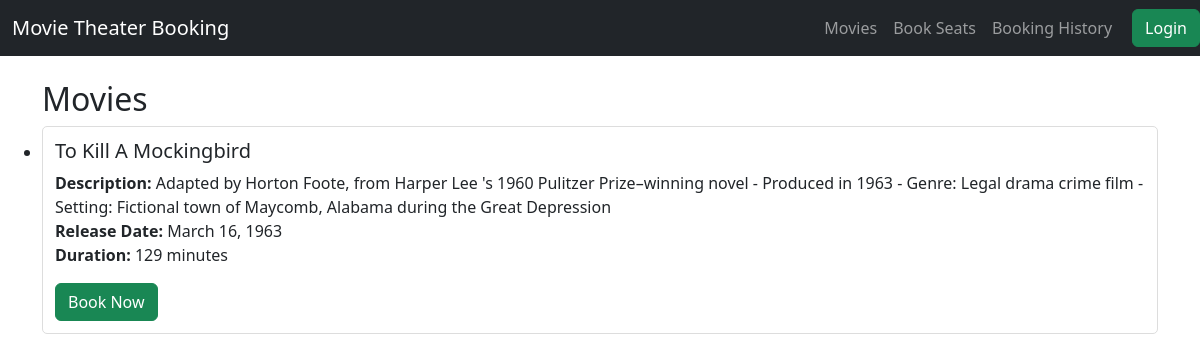
/bookings/movies, run on the app's committed database.
### bookings/models.py (models this page shows, shortened)
class Movie(models.Model):
    title = models.CharField(max_length=100)
    description = models.TextField()
    release_date = models.DateField()
    duration = models.IntegerField()

### bookings/views.py (the view)
# urls.py: path('movies', movie_view, name='movie_list'),
def movie_view(request):
    movies = Movie.objects.all()
    return render(request, 'bookings/movie_list.html', {'movie_list': movies})

### bookings/templates/bookings/movie_list.html (shortened to what this page needs)
{% extends "bookings/base.html" %}
{% block content %}
<h2>Movies</h2>
    <ul class="list-group">
        {% for movie in movie_list %}
            <li class="movie-list-item">
                <h5>{{ movie.title }}</h5>
                <strong>Description:</strong> {{ movie.description }} <br>
                <strong>Release Date:</strong> {{ movie.release_date }} <br>
                <strong>Duration:</strong> {{ movie.duration }} minutes <br>
                <a href="{% url 'seat_booking' %}" class="btn btn-success mt-3">Book Now</a>
            </li>
        {% endfor %}
    </ul>
{% endblock %}

### bookings/templates/bookings/movie_list.html (style rules this page uses)
.movie-list-item { border: 0.5px solid #dddddd; padding: 12px; margin-bottom: 5px; border-radius: 5px; }

### data on the page
Movie: title "To Kill A Mockingbird", description "Adapted by Horton Foote, from Harper Lee 's 1960 Pulitzer Prize–winning novel - Produced in 1963 - Genre: Legal drama crime film - Setting: Fictional town of Maycomb, Alabama during the Great Depression", release_date "March 16, 1963", duration "129"
